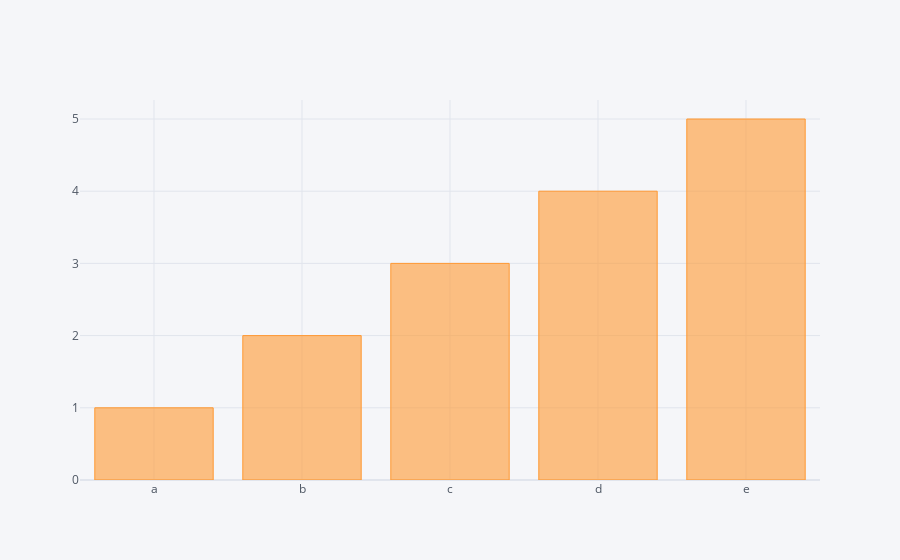

The notebook cell this image was saved under:
### Code cell
df2.iplot(kind='bar', x='X', y='Y')

### Figure 1 — Plotly figure (JSON) as saved in the notebook; plotly's stock layout.template omitted (floating-point values rounded to 4 significant figures)
{"data": [{"marker": {"color": "rgba(255, 153, 51, 0.6)", "line": {"color": "rgba(255, 153, 51, 1.0)", "width": 1}}, "name": "Y", "orientation": "v", "text": "", "type": "bar", "x": ["a", "b", "c", "d", "e"], "y": [1, 2, 3, 4, 5]}], "layout": {"legend": {"bgcolor": "#F5F6F9", "font": {"color": "#4D5663"}}, "paper_bgcolor": "#F5F6F9", "plot_bgcolor": "#F5F6F9", "title": {"font": {"color": "#4D5663"}}, "xaxis": {"gridcolor": "#E1E5ED", "showgrid": true, "tickfont": {"color": "#4D5663"}, "title": {"font": {"color": "#4D5663"}, "text": ""}, "zerolinecolor": "#E1E5ED"}, "yaxis": {"gridcolor": "#E1E5ED", "showgrid": true, "tickfont": {"color": "#4D5663"}, "title": {"font": {"color": "#4D5663"}, "text": ""}, "zerolinecolor": "#E1E5ED"}}}
